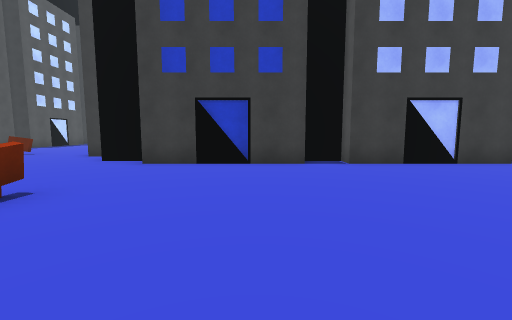
[1] (above)

22 first-person views from a walk through a scene from a Unity 3-D project. The camera is 1.5 m above the floor, tilts 6° down and sees 90° across. The floor is counted in squares, 2 m on a side. Each view is taken from the middle of a square. On the plan, view 1 faces up. The plan holds only what a view shows up to about 9 squares ahead; the rest is blank. The place goes on beyond the plan. The player character is not drawn.

[2]
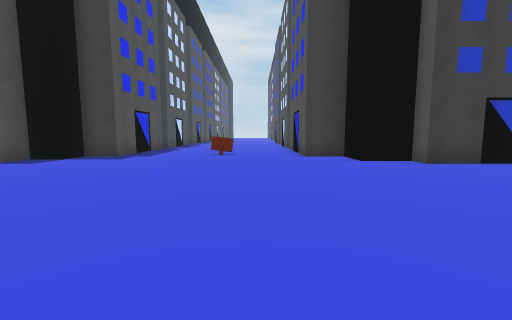

[3]
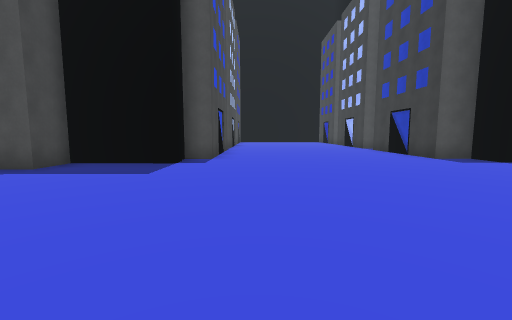

[4]
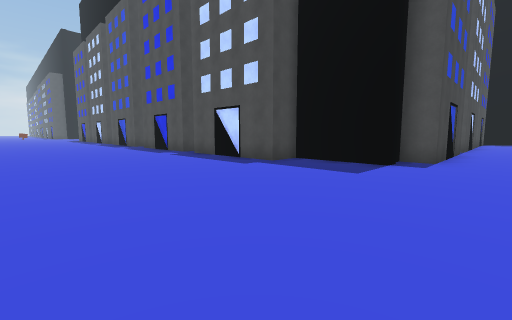

[5]
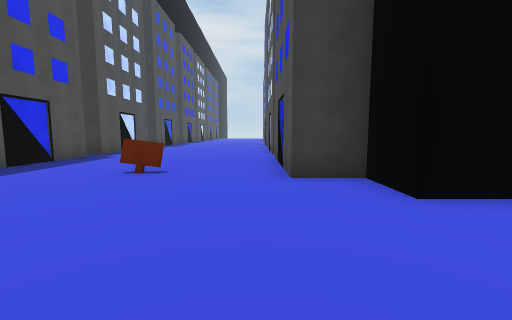

[6]
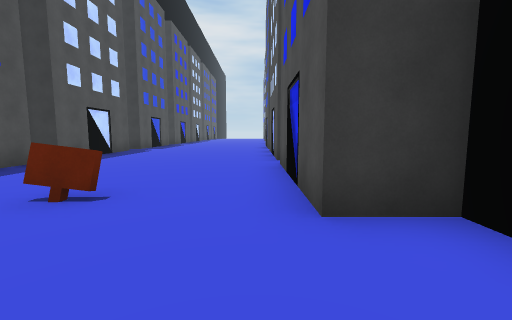

[7]
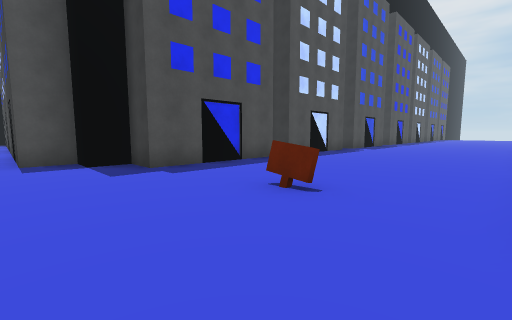

[8]
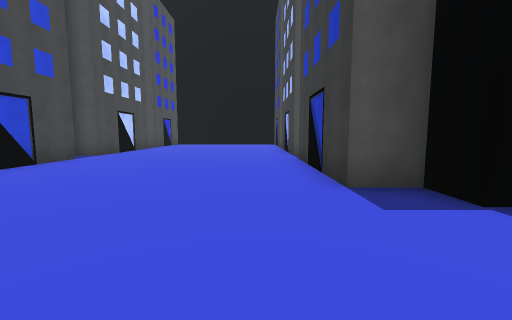

[9]
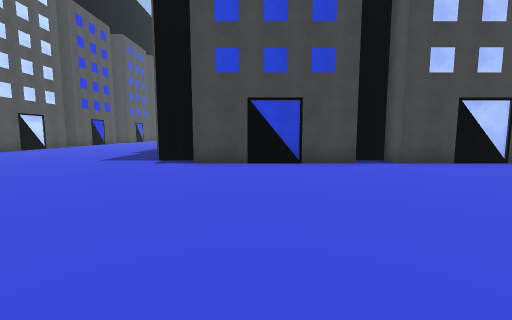

[10]
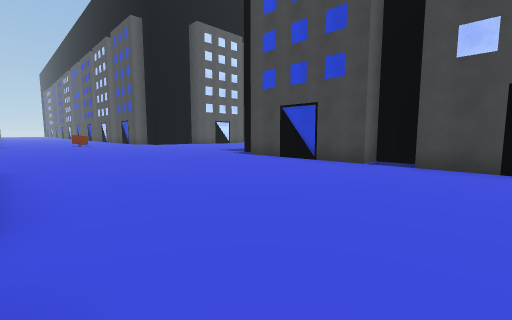

[11]
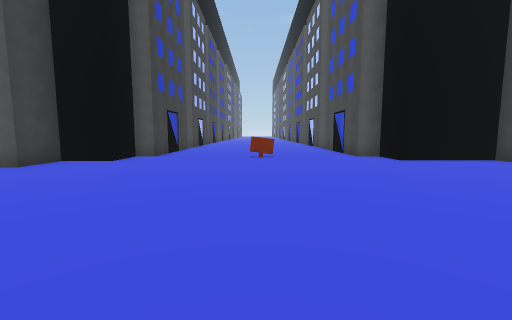

[12]
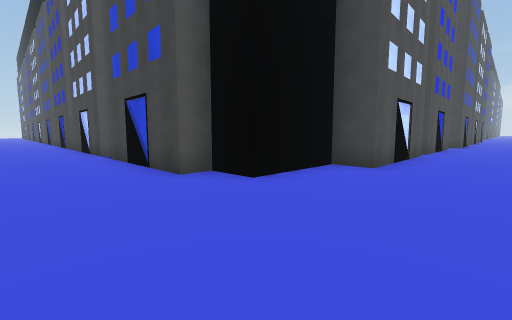

[13]
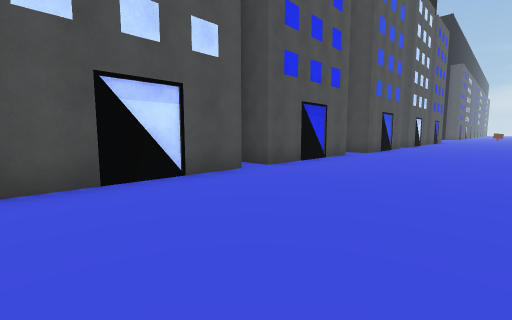

[14]
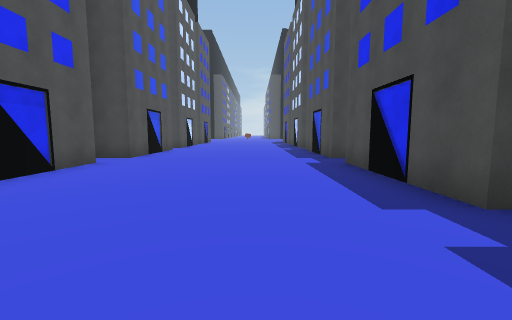

[15]
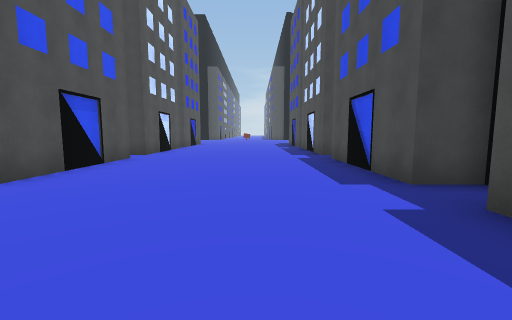

[16]
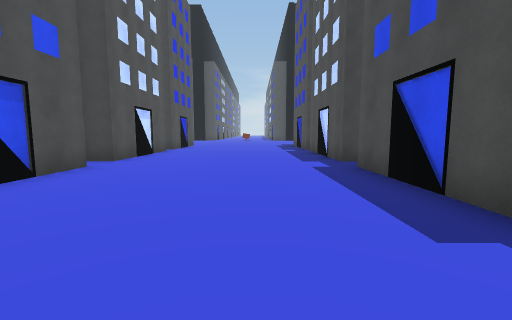

[17]
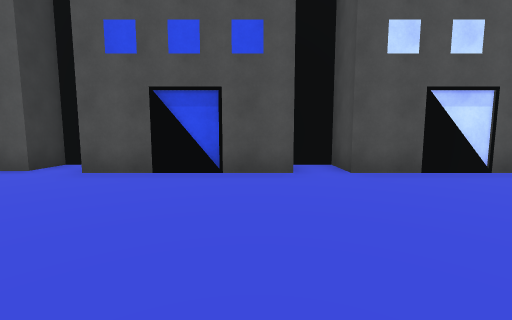

[18]
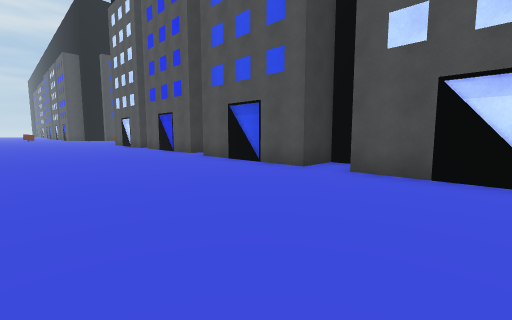

[19]
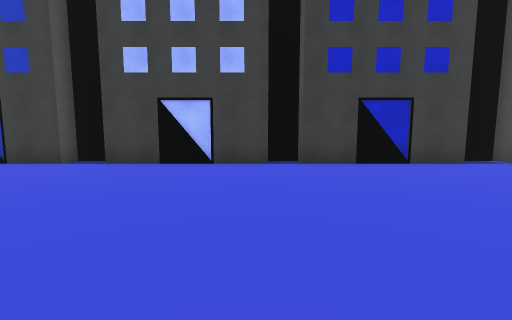

[20]
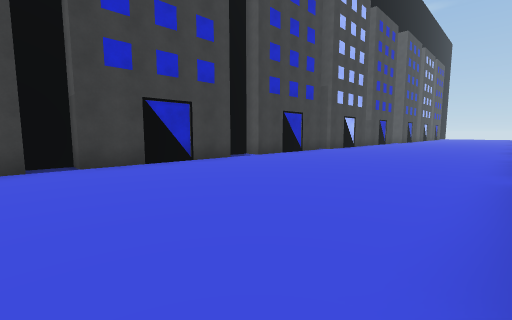

[21]
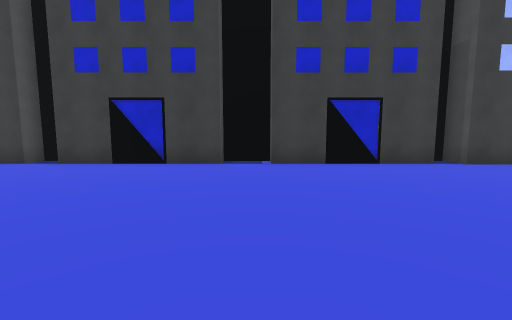

[22]
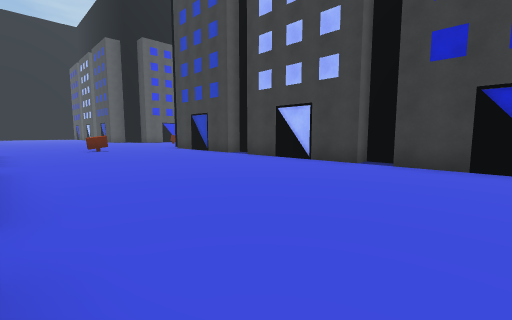

### Floor plan
Key: @ floor where view 1 was taken; # wall or solid block; . floor; B building; S sign.
Columns run from 20 left of view 1 to 16 right of it. Each row starts with its distance up from view 1.
 15        B#......B
 14         #......#
 13         #......#
 12         #......#
 11         #......#
 10        B#......B
  9         #...S..#
  8       ###......##
  7       #.........##   ##   ##   ##
  6 ...................B....B....B....B..
  5 .....................................
  4 .....................................
  3 .................S..................
  2 .....................................
  1 .....................................
  0 ....................@................
 -1  ###  ##........##    #
 -2  B B   #........#
 -3        #........#
 -4        ##......##
 -5          ......#
 -6          B.....#
 -7          ......#
 -8          .......
 -9         #......##
-10          ......B
-11          ......#
-12          ......##
-13         ........#
-14         #......##
-15          ......#
-16          B.....#
-17          ......##
-18          .......#
-19         #......##
-20          ......#
-21          B.....#

Where each view was taken, in squares from view 1:
view 1: 0 up, 0 right, facing up
view 2: 0 up, 7 left, facing up
view 3: 1 up, 6 left, facing left
view 4: 1 up, 6 left, facing down-left
view 5: 4 up, 6 left, facing up
view 6: 6 up, 6 left, facing up
view 7: 6 up, 6 left, facing up-left
view 8: 5 up, 10 left, facing left
view 9: 6 up, 15 left, facing down
view 10: 6 up, 20 left, facing down-right
view 11: 3 up, 11 left, facing right
view 12: 2 up, 7 left, facing down-right
view 13: 4 down, 9 left, facing down-right
view 14: 6 down, 9 left, facing down
view 15: 10 down, 9 left, facing down
view 16: 12 down, 9 left, facing down
view 17: 17 down, 10 left, facing right
view 18: 21 down, 10 left, facing up-right
view 19: 0 up, 6 right, facing up
view 20: 0 up, 6 right, facing up-right
view 21: 0 up, 12 right, facing up
view 22: 0 up, 9 right, facing up-left
